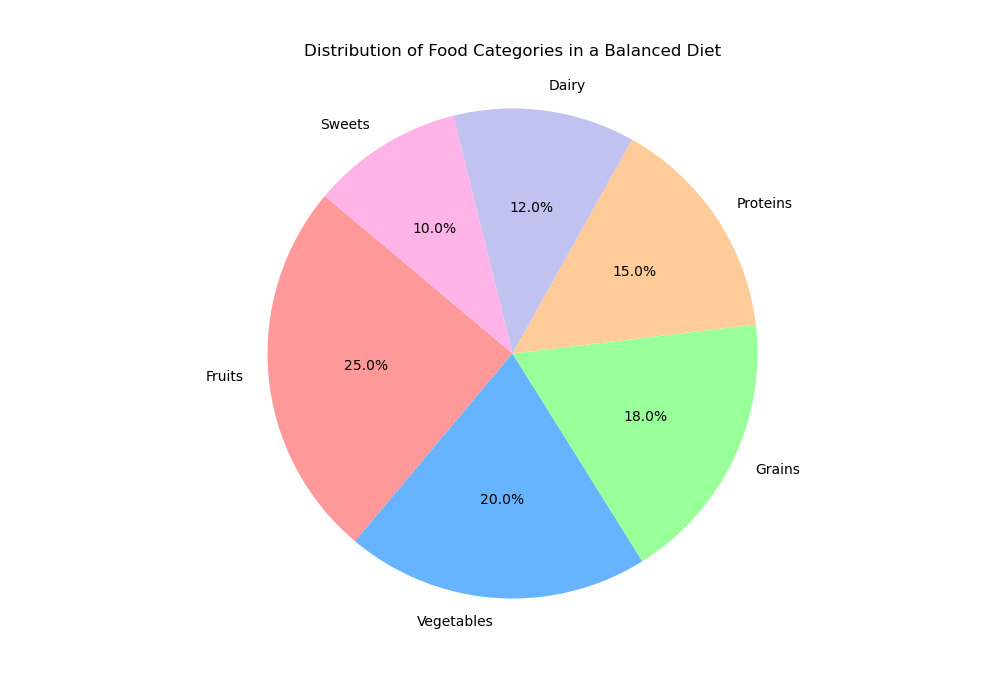

Here is the Python script that generated this plot:

import matplotlib.pyplot as plt

# Data to plot
labels = ['Fruits', 'Vegetables', 'Grains', 'Proteins', 'Dairy', 'Sweets']
sizes = [25.0, 20.0, 18.0, 15.0, 12.0, 10.0]
colors = ['#ff9999', '#66b3ff', '#99ff99', '#ffcc99', '#c2c2f0', '#ffb3e6']

# Create pie chart
plt.figure(figsize=(10, 7))
plt.pie(sizes, labels=labels, colors=colors, autopct='%1.1f%%', startangle=140)

plt.title('Distribution of Food Categories in a Balanced Diet', pad=20)
plt.axis('equal')  # Equal aspect ratio ensures that pie is drawn as a circle.
plt.show()
